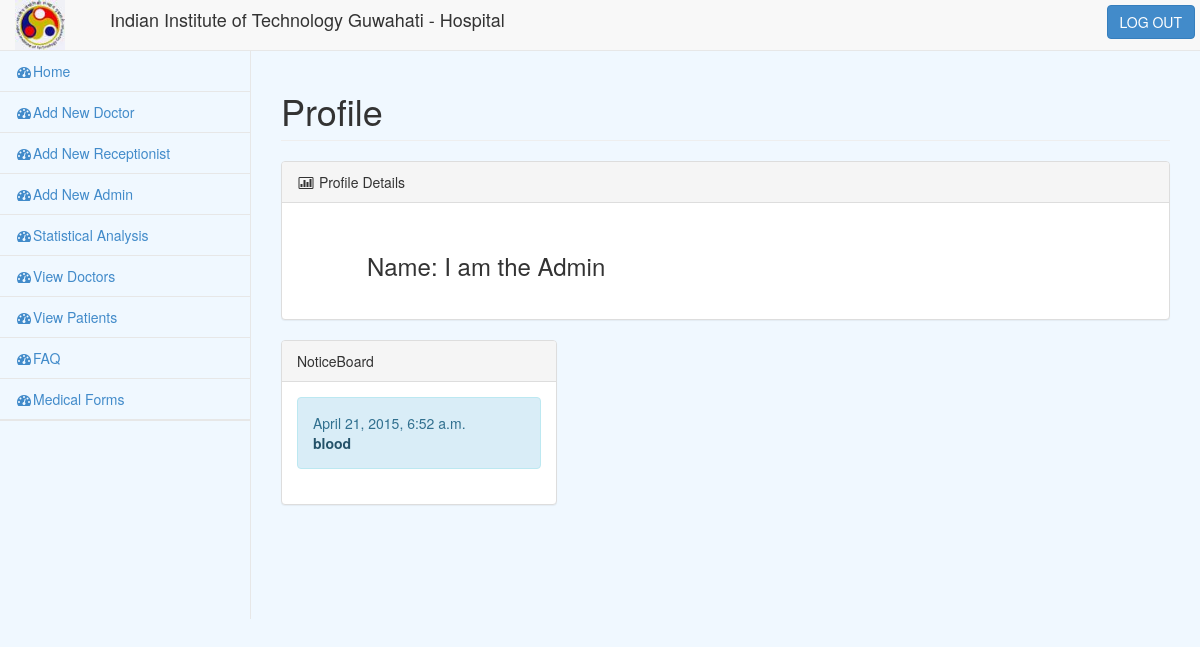
Page / (signed in) on the committed database.
### database/models.py (models this page shows, shortened)
class Registration(models.Model):
	username = models.CharField(max_length=20)
	password = models.CharField(max_length=100)
	name = models.CharField(max_length=20)
	category=models.IntegerField()

class Post(models.Model):
    title=models.CharField(max_length=140)
    body = models.TextField()
    date = models.DateTimeField()

### login/views.py (the view, shortened to what this page needs)
# urls.py: url(r'^$', views.index, name='index'),
def index(request):
    context = RequestContext(request)
    if 'index' not  in request.session:
            return render_to_response('login/login.html', context)
    else:
        username =request.session["index"]
        Object_Searched = Registration.objects.filter(username = username)
        Object_Searched = Object_Searched[0]
        Category = Object_Searched.category
        if(Category==1):
            object_doc = Doctor.objects.get(username = username)
            object_notice = Post.objects.all().order_by('-date')[:5]
            context_dict = {'object_doc':object_doc,'object_reg': Object_Searched, 'object_notice':object_notice}
            return render_to_response('login/doctor_homepage.html',
                context_instance=RequestContext(request,context_dict) )
        elif(Category==4):
            object_notice = Post.objects.all().order_by('-date')[:5]
            context_dict = {'object_reg': Object_Searched, 'object_notice':object_notice}
            return render(request,'login/admin_homepage.html',context_dict)

### login/templates/login/admin_homepage.html (shortened to what this page needs)
<!DOCTYPE html>
<html lang="en">
<head>
    <link href="/static/css/bootstrap.min.css" rel="stylesheet">
    <link href="/static/css/plugins/metisMenu/metisMenu.min.css" rel="stylesheet">
    <link href="/static/css/plugins/timeline.css" rel="stylesheet">
    <link href="/static/css/sb-admin-2.css" rel="stylesheet">
    <link href="/static/css/plugins/dataTables.bootstrap.css" rel="stylesheet">
    <link href="/static/css/plugins/morris.css" rel="stylesheet">
    <link href="/static/font-awesome-4.1.0/css/font-awesome.min.css" rel="stylesheet" type="text/css">
</head>
<body>
    <div id="wrapper">
        <nav class="navbar navbar-default navbar-static-top" role="navigation" style="margin-bottom: 0">
             <div class="navbar-header ">
                        <div style="float:left" class="col-sm-1" margin><img height="50" width="50" src="/static/img/iitglogo.jpg"></div>
                        <div style="float:right"><h4>Indian Institute of Technology Guwahati - Hospital</h4></div>
                <a class="navbar-brand" href="index.html"></a>
            </div>
            <ul style="padding:5px" class="nav navbar-top-links navbar-right">
            <a href="/login/logout"><button type="button" class="btn btn-primary">LOG OUT</button></a>
            </ul>
            <div class="navbar-default sidebar" role="navigation">
                <div class="sidebar-nav navbar-collapse">
                    <ul class="nav" id="side-menu">
                        <li>
                            <a class="active" href="/"><i class="fa fa-dashboard fa-fw"></i>Home</a>
                        </li>
                         <li>
                            <a class="active" href="/login/createdoctor"><i class="fa fa-dashboard fa-fw"></i>Add New Doctor</a>
                        </li>
                         <li>
                            <a class="active" href="/login/addreception"><i class="fa fa-dashboard fa-fw"></i>Add New Receptionist</a>
                        </li>
                         <li>
                            <a class="active" href="/login/addadmin"><i class="fa fa-dashboard fa-fw"></i>Add New Admin</a>
                        </li>
                         <li>
                            <a class="active" href="/login/stats"><i class="fa fa-dashboard fa-fw"></i>Statistical Analysis</a>
                        </li>
                        <li>
                            <a class="active" href="/login/viewdoctors"><i class="fa fa-dashboard fa-fw"></i>View Doctors</a>
                        </li>
                        <li>
                            <a class="active" href="/login/viewpatient"><i class="fa fa-dashboard fa-fw"></i>View Patients</a>
                        </li>
                        <li>
                            <a class="active" href="/login/faq" target="_blank"><i class="fa fa-dashboard fa-fw"></i>FAQ</a>
                        </li>
                        <li>
                            <a class="active" href="/login/med_forms" target="_blank"><i class="fa fa-dashboard fa-fw"></i>Medical Forms</a>
                        </li>
                         <li>
                        </li>
                    </ul>
                </div>
            </div>
        </nav>
        {% block page-wrapper %}
        <div id="page-wrapper">
            <div class="row">
                <div class="col-lg-12">
                    <h1 class="page-header">Profile</h1>
                </div>
            </div>
          <div class="row">
              <div class="col-lg-12">
                    <div class="panel panel-default">
                        <div class="panel-heading">
                            <i class="fa fa-bar-chart-o fa-fw"></i> Profile Details
                        </div>
                        <div class="panel-body">
                        <div class="col-lg-8">
                        <div class="panel-body">
                            <ul>
                                <h3>Name:  {{ object_reg.name }}</h3>
                            </ul>
                        </div>
                        </div>
                        <div class="col-lg-4">
                             <div class="panel-body">
                                </div>
                          </div>
                        </div>
                    </div>
                </div>
            </div>
            <div class="row">
                <div class = "col-lg-4">
                    <div class="panel panel-default">
                        <div class = "panel-heading">
                            NoticeBoard
                        </div>
                        <div class="panel-body">
                           {% for obj in object_notice %}
                            <div class="alert alert-info">
                                <div>{{ obj.date }}</div>
                                <div><a href="noticeboard/{{ obj.id }}" target="_blank" class="alert-link">{{ obj.title }}</a></div>
                            </div>
                            {% endfor %}
                        </div>
                    </div>
                </div>
            </div>
          </div>
          {% endblock page-wrapper %}
    </div>
</body>
</html>

### login/static/css/sb-admin-2.css (style rules this page uses)
body { background-color: #F0F8FF; }
#wrapper { width: 100%; }
#page-wrapper { padding: 0 15px; min-height: 568px; background-color: #F0F8FF; }
@media (min-width:768px) { #page-wrapper { position: inherit; margin: 0 0 0 250px; padding: 0 30px; border-left: 1px solid #e7e7e7; } }
.navbar-top-links { margin-right: 0; }
.sidebar .sidebar-nav.navbar-collapse { padding-right: 0; padding-left: 0; }
.sidebar ul li { border-bottom: 1px solid #e7e7e7; }
.sidebar ul li a.active { background-color:#F0F8FF; }
@media (min-width:768px) { .sidebar { z-index: 1; position: absolute; width: 250px; margin-top: 51px; } }

### rows in the picture
Registration: name "I am the Admin"
Post: date "April 21, 2015, 6:52 a.m.", title "blood"
